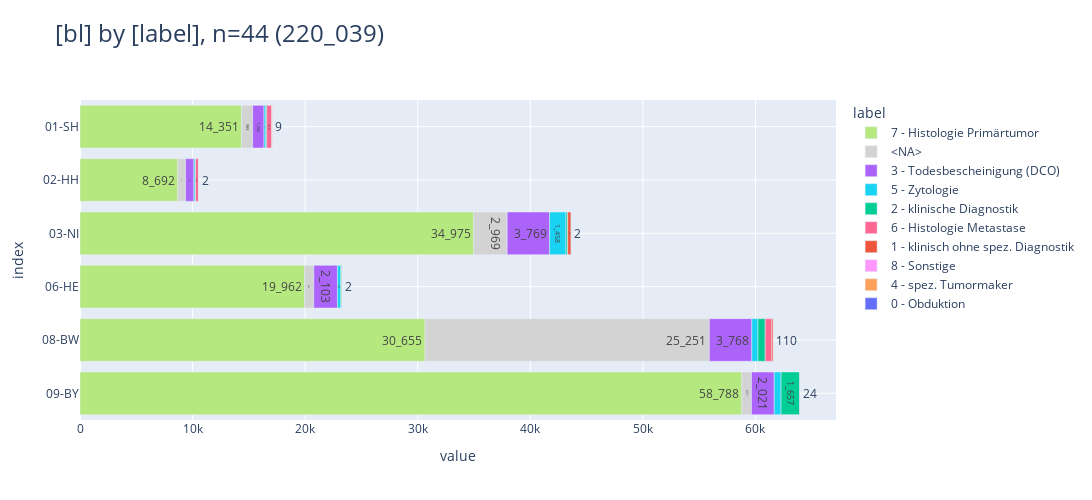

Notebook code for this chart:
### Code cell
_df = df_dsich[
    [
        "bl",
        "label",
        "cnt",
    ]
].sort_values("bl")

_ = pls.plot_stacked_bars(
    _df,
    # swap=True,
    orientation="h",
    # show_total=True,
    # normalize=True,
    # relative=True,
    # height=1000,
    # top_n_color=5,
    # sort_values_index=True,
    sort_values_color=True,
    # top_n_index=3,
    # precision=2,
    # show_other=True,
    # top_n_index=2,
)
_

### Figure 1 — Plotly figure (JSON) as saved in the notebook; plotly's stock layout.template omitted (floating-point values rounded to 4 significant figures)
{"data": [{"alignmentgroup": "True", "hovertemplate": "col=7 - Histologie Primärtumor<br>value=%{x}<br>index=%{y}<br>cnt_str=%{text}<extra></extra>", "legendgroup": "7 - Histologie Primärtumor", "marker": {"color": "#B6E880", "pattern": {"shape": ""}}, "name": "7 - Histologie Primärtumor", "offsetgroup": "7 - Histologie Primärtumor", "orientation": "h", "showlegend": true, "text": ["14_351", "8_692", "34_975", "19_962", "30_655", "58_788"], "textposition": "auto", "type": "bar", "x": [14351, 8692, 34975, 19962, 30655, 58788], "xaxis": "x", "y": ["01-SH", "02-HH", "03-NI", "06-HE", "08-BW", "09-BY"], "yaxis": "y"}, {"alignmentgroup": "True", "hovertemplate": "col=<NA><br>value=%{x}<br>index=%{y}<br>cnt_str=%{text}<extra></extra>", "legendgroup": "<NA>", "marker": {"color": "lightgray", "pattern": {"shape": ""}}, "name": "<NA>", "offsetgroup": "<NA>", "orientation": "h", "showlegend": true, "text": ["989", "688", "2_969", "804", "25_251", "857"], "textposition": "auto", "type": "bar", "x": [989, 688, 2969, 804, 25251, 857], "xaxis": "x", "y": ["01-SH", "02-HH", "03-NI", "06-HE", "08-BW", "09-BY"], "yaxis": "y"}, {"alignmentgroup": "True", "hovertemplate": "col=3 - Todesbescheinigung (DCO)<br>value=%{x}<br>index=%{y}<br>cnt_str=%{text}<extra></extra>", "legendgroup": "3 - Todesbescheinigung (DCO)", "marker": {"color": "#AB63FA", "pattern": {"shape": ""}}, "name": "3 - Todesbescheinigung (DCO)", "offsetgroup": "3 - Todesbescheinigung (DCO)", "orientation": "h", "showlegend": true, "text": ["1_004", "735", "3_769", "2_103", "3_768", "2_021"], "textposition": "auto", "type": "bar", "x": [1004, 735, 3769, 2103, 3768, 2021], "xaxis": "x", "y": ["01-SH", "02-HH", "03-NI", "06-HE", "08-BW", "09-BY"], "yaxis": "y"}, {"alignmentgroup": "True", "hovertemplate": "col=5 - Zytologie<br>value=%{x}<br>index=%{y}<br>cnt_str=%{text}<extra></extra>", "legendgroup": "5 - Zytologie", "marker": {"color": "#19D3F3", "pattern": {"shape": ""}}, "name": "5 - Zytologie", "offsetgroup": "5 - Zytologie", "orientation": "h", "showlegend": true, "text": ["146", "116", "1_458", "289", "550", "607"], "textposition": "auto", "type": "bar", "x": [146, 116, 1458, 289, 550, 607], "xaxis": "x", "y": ["01-SH", "02-HH", "03-NI", "06-HE", "08-BW", "09-BY"], "yaxis": "y"}, {"alignmentgroup": "True", "hovertemplate": "col=2 - klinische Diagnostik<br>value=%{x}<br>index=%{y}<br>cnt_str=%{text}<extra></extra>", "legendgroup": "2 - klinische Diagnostik", "marker": {"color": "#00CC96", "pattern": {"shape": ""}}, "name": "2 - klinische Diagnostik", "offsetgroup": "2 - klinische Diagnostik", "orientation": "h", "showlegend": true, "text": ["100", "35", "151", "104", "641", "1_657"], "textposition": "auto", "type": "bar", "x": [100, 35, 151, 104, 641, 1657], "xaxis": "x", "y": ["01-SH", "02-HH", "03-NI", "06-HE", "08-BW", "09-BY"], "yaxis": "y"}, {"alignmentgroup": "True", "hovertemplate": "col=6 - Histologie Metastase<br>value=%{x}<br>index=%{y}<br>cnt_str=%{text}<extra></extra>", "legendgroup": "6 - Histologie Metastase", "marker": {"color": "#FF6692", "pattern": {"shape": ""}}, "name": "6 - Histologie Metastase", "offsetgroup": "6 - Histologie Metastase", "orientation": "h", "showlegend": true, "text": ["419", "262", "1", "584"], "textposition": "auto", "type": "bar", "x": [419, 262, 1, 584], "xaxis": "x", "y": ["01-SH", "02-HH", "03-NI", "08-BW"], "yaxis": "y"}, {"alignmentgroup": "True", "hovertemplate": "col=1 - klinisch ohne spez. Diagnostik<br>value=%{x}<br>index=%{y}<br>cnt_str=%{text}<extra></extra>", "legendgroup": "1 - klinisch ohne spez. Diagnostik", "marker": {"color": "#EF553B", "pattern": {"shape": ""}}, "name": "1 - klinisch ohne spez. Diagnostik", "offsetgroup": "1 - klinisch ohne spez. Diagnostik", "orientation": "h", "showlegend": true, "text": ["65", "312", "110"], "textposition": "auto", "type": "bar", "x": [65, 312, 110], "xaxis": "x", "y": ["01-SH", "03-NI", "08-BW"], "yaxis": "y"}, {"alignmentgroup": "True", "hovertemplate": "col=8 - Sonstige<br>value=%{x}<br>index=%{y}<br>cnt_str=%{text}<extra></extra>", "legendgroup": "8 - Sonstige", "marker": {"color": "#FF97FF", "pattern": {"shape": ""}}, "name": "8 - Sonstige", "offsetgroup": "8 - Sonstige", "orientation": "h", "showlegend": true, "text": ["5", "24"], "textposition": "auto", "type": "bar", "x": [5, 24], "xaxis": "x", "y": ["03-NI", "09-BY"], "yaxis": "y"}, {"alignmentgroup": "True", "hovertemplate": "col=4 - spez. Tumormaker<br>value=%{x}<br>index=%{y}<br>cnt_str=%{text}<extra></extra>", "legendgroup": "4 - spez. Tumormaker", "marker": {"color": "#FFA15A", "pattern": {"shape": ""}}, "name": "4 - spez. Tumormaker", "offsetgroup": "4 - spez. Tumormaker", "orientation": "h", "showlegend": true, "text": ["9", "2", "7"], "textposition": "auto", "type": "bar", "x": [9, 2, 7], "xaxis": "x", "y": ["01-SH", "02-HH", "06-HE"], "yaxis": "y"}, {"alignmentgroup": "True", "hovertemplate": "col=0 - Obduktion<br>value=%{x}<br>index=%{y}<br>cnt_str=%{text}<extra></extra>", "legendgroup": "0 - Obduktion", "marker": {"color": "#636EFA", "pattern": {"shape": ""}}, "name": "0 - Obduktion", "offsetgroup": "0 - Obduktion", "orientation": "h", "showlegend": true, "text": ["2", "2"], "textposition": "auto", "type": "bar", "x": [2, 2], "xaxis": "x", "y": ["03-NI", "06-HE"], "yaxis": "y"}], "layout": {"barmode": "relative", "height": 500, "legend": {"title": {"text": "label"}, "tracegroupgap": 0, "traceorder": "normal"}, "title": {"font": {"size": 24}, "text": "[bl] by [label], n=44 (220_039)", "xanchor": "left", "y": 0.95, "yanchor": "top"}, "width": 2000, "xaxis": {"anchor": "y", "domain": [0, 1], "gridwidth": 1, "range": [0, 67150.0], "showgrid": true, "title": {"text": "value"}}, "yaxis": {"anchor": "x", "categoryarray": ["09-BY", "08-BW", "06-HE", "03-NI", "02-HH", "01-SH"], "categoryorder": "array", "domain": [0, 1], "gridwidth": 1, "showgrid": true, "title": {"text": "index"}}}}
